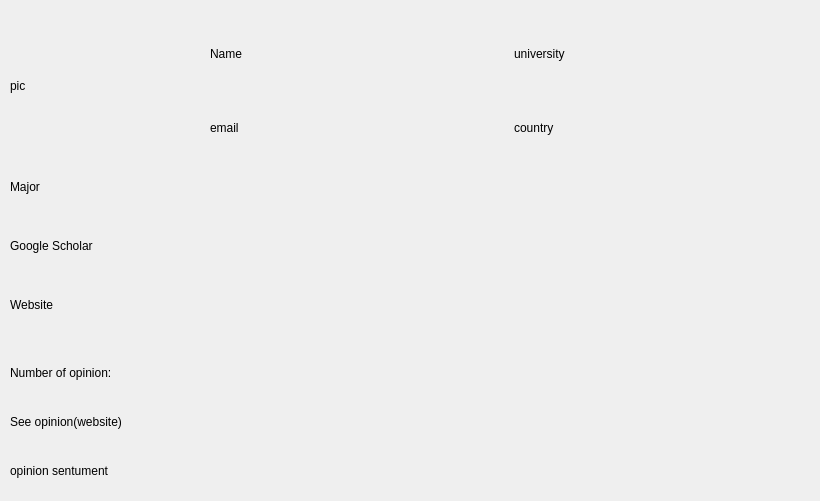
          <widget class="QWidget" name="page_one_prof_result">
           <widget class="QLabel" name="label_20">
            <property name="geometry">
             <rect>
              <x>10</x>
              <y>20</y>
              <width>141</width>
              <height>131</height>
             </rect>
            </property>
            <property name="text">
             <string>pic</string>
            </property>
           </widget>
           <widget class="QWidget" name="layoutWidget">
            <property name="geometry">
             <rect>
              <x>10</x>
              <y>351</y>
              <width>801</width>
              <height>141</height>
             </rect>
            </property>
            <layout class="QVBoxLayout" name="verticalLayout_25">
             <item>
              <widget class="QLabel" name="label_53">
               <property name="text">
                <string>Number of opinion:</string>
               </property>
              </widget>
             </item>
             <item>
              <widget class="QLabel" name="label_54">
               <property name="text">
                <string>See opinion(website)</string>
               </property>
              </widget>
             </item>
             <item>
              <widget class="QLabel" name="label_55">
               <property name="text">
                <string>opinion sentument</string>
               </property>
              </widget>
             </item>
            </layout>
           </widget>
           <widget class="QWidget" name="layoutWidget">
            <property name="geometry">
             <rect>
              <x>10</x>
              <y>160</y>
              <width>801</width>
              <height>171</height>
             </rect>
            </property>
            <layout class="QVBoxLayout" name="verticalLayout_24">
             <item>
              <widget class="QLabel" name="label_51">
               <property name="text">
                <string>Major</string>
               </property>
              </widget>
             </item>
             <item>
              <widget class="QLabel" name="label_50">
               <property name="text">
                <string>Google Scholar</string>
               </property>
              </widget>
             </item>
             <item>
              <widget class="QLabel" name="label_52">
               <property name="text">
                <string>Website</string>
               </property>
              </widget>
             </item>
            </layout>
           </widget>
           <widget class="QWidget" name="layoutWidget">
            <property name="geometry">
             <rect>
              <x>210</x>
              <y>20</y>
              <width>601</width>
              <height>141</height>
             </rect>
            </property>
            <layout class="QHBoxLayout" name="horizontalLayout_18">
             <item>
              <layout class="QVBoxLayout" name="verticalLayout_23">
               <item>
                <widget class="QLabel" name="label_21">
                 <property name="text">
                  <string>Name</string>
                 </property>
                </widget>
               </item>
               <item>
                <widget class="QLabel" name="label_32">
                 <property name="text">
                  <string>email</string>
                 </property>
                </widget>
               </item>
              </layout>
             </item>
             <item>
              <layout class="QVBoxLayout" name="verticalLayout_22">
               <item>
                <widget class="QLabel" name="label_48">
                 <property name="text">
                  <string>university</string>
                 </property>
                </widget>
               </item>
               <item>
                <widget class="QLabel" name="label_49">
                 <property name="text">
                  <string>country</string>
                 </property>
                </widget>
               </item>
              </layout>
             </item>
            </layout>
           </widget>
          </widget>
